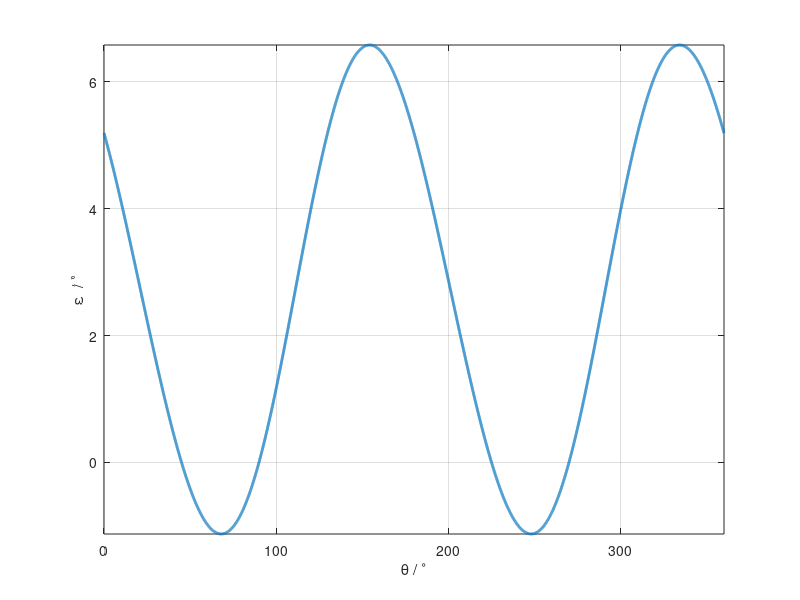
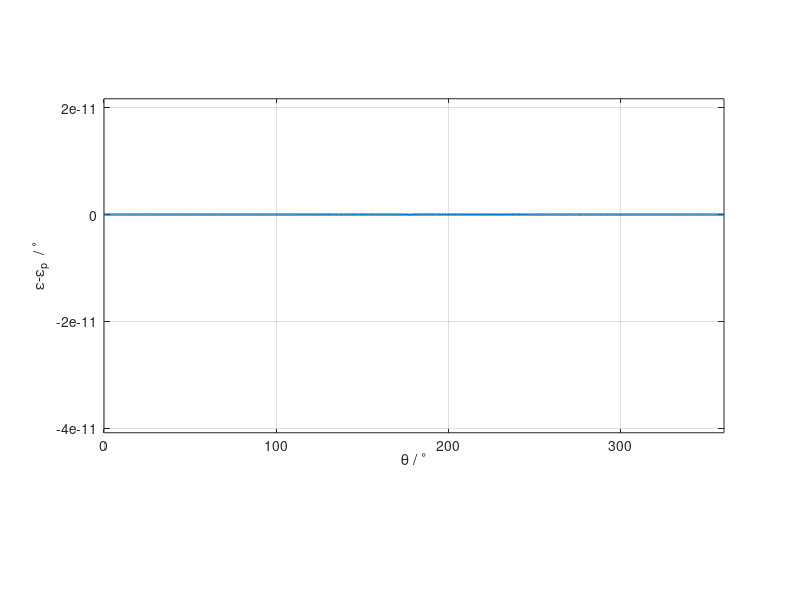

MATLAB code for these plots, in order:
clear
theta = linspace(0,2*pi,8192);

x = 0.1;

xsKot= atan2(sin(theta)+x*cos(theta),cos(theta)+x*cos(theta));
ref = atan2(sin(theta),cos(theta));

xsErr = xsKot-ref;
xsErr(xsErr<-pi)=xsErr(xsErr<-pi)+2*pi;
xsErr(xsErr>pi)=xsErr(xsErr>pi)-2*pi;

pred = zeros(size(theta))+atan(x/(x+2));
    
for n = 1:15
        
    pred= pred + 1/n .* (x/sqrt(x.^2+2*x+2)).^n.* ...
        sin(2*n*theta +n*(pi/2 + atan(x+1)));
    
end

scrsz = get(0,'ScreenSize');
figure('Position', ...
       [10 scrsz(4)-10-80-600 800 600]);
axes1 = axes('Parent',gcf,...
        'YGrid','on',...
        'XGrid','on',...
        'FontSize',16,...
        'FontName','Times New Roman');
plot(theta*180/pi,xsErr*180/pi,'LineWidth',2);
axis( [0,360,-Inf,Inf])
grid on
xlabel('\theta / ^\circ')
ylabel('\epsilon  / ^\circ')



figure('Position', ...
       [10 scrsz(4)-10-80-600 800 600]);
axes1 = axes('Parent',gcf,...
        'YGrid','on',...
        'XGrid','on',...
        'FontSize',16,...
        'FontName','Times New Roman');
plot(theta*180/pi,(xsErr-pred)*180/pi,'LineWidth',2);
axis( [0,360,-Inf,Inf])
grid on
xlabel('\theta / ^\circ')
ylabel('\epsilon-\epsilon_p  / ^\circ')



